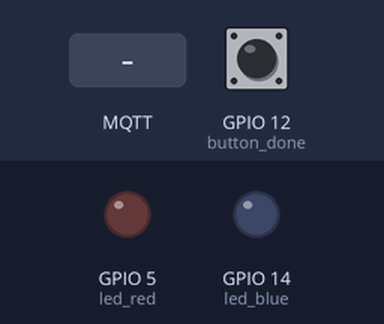
This sketch was run on a simulated ESP8266 (NodeMCU). On the bench: output pins drawn as LEDs (lit = HIGH). The test bench sets the inputs (shaded band); at power-on: GPIO 12 (button_done) HIGH. WiFi joins after 1.5 s; servers stay silent unless stated; no MQTT or app messages arrive unless stated; what the sketch prints to the serial monitor is not drawn.

Above: at 2.7 s.
2.8 s: MQTT message "ON" arrives on the first subscribed topic
At 3.6 s:
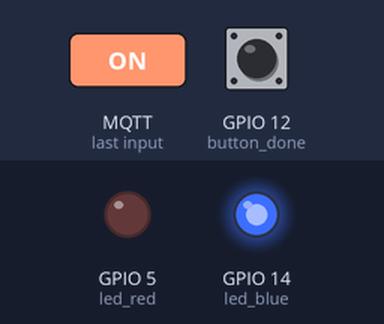
4.3 s: MQTT message "1" arrives on the first subscribed topic
At 5.5 s:
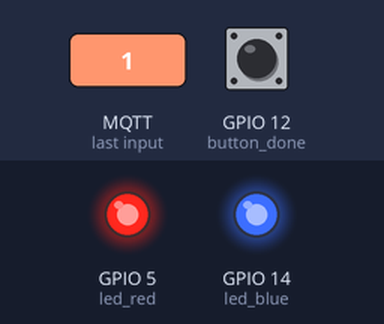
Timing chart, 0 to 7.3 s (numbered marks = the images above; inputs shaded):
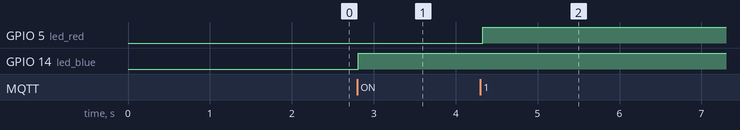

The sketch:

AVG.ino
```cpp
#define led_red 5
#define led_blue 14
#define button_done 12
#include <PubSubClient.h>
#include <ESP8266WiFi.h>

WiFiClient client;
PubSubClient mqtt_client(client);

const char *ssid = "HP Ultrasonic";
const char *password= "wwwwwwww";
const char *server_mqtt="192.168.0.132";
const int port_mqtt=1883;
const char *mqtt_id="AVG";
const char *topic_subscribe="ESP8266_AVG";
const char *topic_publish="ESP8266_AVG";
char rx_data[50]="";
int AVG[50];

String message_send="";
String p= "";
String check="";
int client2_line1=0;
int client2_line2=0;
int client1=0;
int number=0;
int i=0;
int count=0;
void callback(char *topic,byte *payload, unsigned int length)
{
  Serial.print("receive from: ");
  Serial.println(topic);
  Serial.print("messeage: ");
  for (size_t i = 0; i < length; i++)
  {
     rx_data[i]=((char)payload[i]);
  }
  p=String(rx_data);
  number= p.toInt();
  Serial.println(number);
  Serial.print("-------------------------------");
  Serial.println();
  memset(rx_data,0,sizeof(rx_data));
  if (p=="ON")
  {
    digitalWrite(led_blue,1);

  }
  if (p=="OFF")
  {
    digitalWrite(led_blue,0);

  }

}
void control_AVG()
{
  for (i;i<4;i++)
  {
    while (number==i && i!=0)
    {
      // a[count]=i;
      // count++;
      //delay(1000);
      Serial.print(" AVG to client: ");
      Serial.println(i);
      digitalWrite(led_red,1);
      if (digitalRead(button_done)==0)
      {
        while (digitalRead(button_done)==0)
        {
          delay(10);
        }
        check="";
        //umber=0;
        digitalWrite(led_red,0);
        mqtt_client.publish(topic_publish, ("done_" + String(i)).c_str());
        Serial.println("AVG is available");
        break;
      }
    }
  }
  p="";
  i=0;
  number=0;
}

void setup()
{
  Serial.begin(9600);
  pinMode(led_blue,OUTPUT);
  pinMode(led_red,OUTPUT);
  pinMode(button_done,INPUT_PULLUP);
  Serial.println("connecting to wifi");

  WiFi.begin(ssid,password);
  // ket noi wifi
  while (WiFi.status()!=WL_CONNECTED)
  {
    delay(100);
    Serial.print(".");
  }
  Serial.println("connected to wifi");

  Serial.println("connecting to MQTT");
  mqtt_client.setServer(server_mqtt, port_mqtt);
  mqtt_client.setCallback(callback);
  // ket noi mqtt
  while (!mqtt_client.connect(mqtt_id))
  {
    delay(100);
    Serial.print(".");
  }
  Serial.println("connected to MQTT");
  mqtt_client.publish(topic_publish," AVG hello Server");
  mqtt_client.subscribe(topic_subscribe);

 }
void loop()
{
  mqtt_client.loop();
  control_AVG();
}
```

Measured:
- after the input at 2.8 s, GPIO 14 (led_blue): LOW → HIGH at once
- after the input at 4.3 s, GPIO 5 (led_red): LOW → HIGH at once
